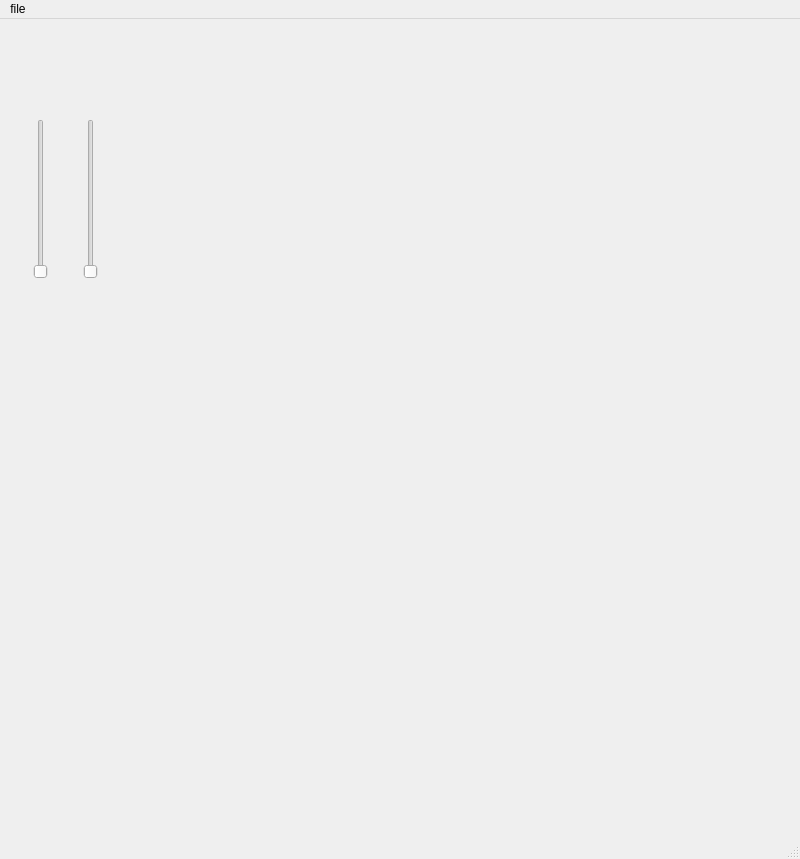
<?xml version="1.0" encoding="UTF-8"?>
<ui version="4.0">
 <class>MainWindow</class>
 <widget class="QMainWindow" name="MainWindow">
  <property name="geometry">
   <rect>
    <x>0</x>
    <y>0</y>
    <width>800</width>
    <height>859</height>
   </rect>
  </property>
  <property name="windowTitle">
   <string>MainWindow</string>
  </property>
  <widget class="QWidget" name="centralwidget">
   <widget class="QLabel" name="label">
    <property name="geometry">
     <rect>
      <x>230</x>
      <y>10</y>
      <width>531</width>
      <height>421</height>
     </rect>
    </property>
    <property name="text">
     <string/>
    </property>
   </widget>
   <widget class="QSlider" name="skal">
    <property name="geometry">
     <rect>
      <x>30</x>
      <y>100</y>
      <width>22</width>
      <height>160</height>
     </rect>
    </property>
    <property name="minimum">
     <number>1</number>
    </property>
    <property name="maximum">
     <number>20</number>
    </property>
    <property name="value">
     <number>1</number>
    </property>
    <property name="orientation">
     <enum>Qt::Orientation::Vertical</enum>
    </property>
   </widget>
   <widget class="QSlider" name="rot">
    <property name="geometry">
     <rect>
      <x>80</x>
      <y>100</y>
      <width>22</width>
      <height>160</height>
     </rect>
    </property>
    <property name="minimum">
     <number>0</number>
    </property>
    <property name="maximum">
     <number>360</number>
    </property>
    <property name="orientation">
     <enum>Qt::Orientation::Vertical</enum>
    </property>
   </widget>
  </widget>
  <widget class="QMenuBar" name="menubar">
   <property name="geometry">
    <rect>
     <x>0</x>
     <y>0</y>
     <width>800</width>
     <height>24</height>
    </rect>
   </property>
   <widget class="QMenu" name="menufile">
    <property name="title">
     <string>file</string>
    </property>
    <addaction name="actionexit"/>
    <addaction name="actionopen"/>
   </widget>
   <addaction name="menufile"/>
  </widget>
  <widget class="QStatusBar" name="statusbar"/>
  <action name="actionexit">
   <property name="text">
    <string>exit</string>
   </property>
  </action>
  <action name="actionopen">
   <property name="text">
    <string>open</string>
   </property>
  </action>
 </widget>
 <resources/>
 <connections>
  <connection>
   <sender>actionexit</sender>
   <signal>triggered()</signal>
   <receiver>MainWindow</receiver>
   <slot>close()</slot>
   <hints>
    <hint type="sourcelabel">
     <x>-1</x>
     <y>-1</y>
    </hint>
    <hint type="destinationlabel">
     <x>399</x>
     <y>299</y>
    </hint>
   </hints>
  </connection>
 </connections>
</ui>
